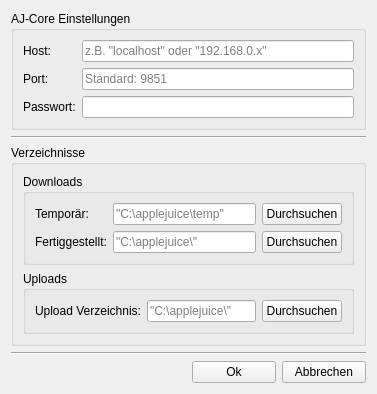
<?xml version="1.0" encoding="UTF-8"?>
<ui version="4.0">
 <class>Settings_Widget</class>
 <widget class="QWidget" name="Settings_Widget">
  <property name="geometry">
   <rect>
    <x>0</x>
    <y>0</y>
    <width>377</width>
    <height>359</height>
   </rect>
  </property>
  <property name="windowTitle">
   <string>Form</string>
  </property>
  <layout class="QGridLayout" name="gridLayout">
   <item row="1" column="0" colspan="4">
    <widget class="Line" name="line">
     <property name="orientation">
      <enum>Qt::Horizontal</enum>
     </property>
    </widget>
   </item>
   <item row="0" column="0" colspan="4">
    <widget class="QGroupBox" name="groupBox_4">
     <property name="title">
      <string>AJ-Core Einstellungen</string>
     </property>
     <layout class="QFormLayout" name="formLayout_3">
      <item row="1" column="0">
       <widget class="QLabel" name="host_lbl">
        <property name="text">
         <string>Host:</string>
        </property>
        <property name="buddy">
         <cstring>host_le</cstring>
        </property>
       </widget>
      </item>
      <item row="1" column="1">
       <widget class="QLineEdit" name="host_le">
        <property name="placeholderText">
         <string>z.B. &quot;localhost&quot; oder &quot;192.168.0.x&quot;</string>
        </property>
       </widget>
      </item>
      <item row="2" column="0">
       <widget class="QLabel" name="port_lbl">
        <property name="text">
         <string>Port:</string>
        </property>
        <property name="buddy">
         <cstring>port_le</cstring>
        </property>
       </widget>
      </item>
      <item row="2" column="1">
       <widget class="QLineEdit" name="port_le">
        <property name="placeholderText">
         <string>Standard: 9851</string>
        </property>
       </widget>
      </item>
      <item row="3" column="0">
       <widget class="QLabel" name="pwd_lbl">
        <property name="text">
         <string>Passwort:</string>
        </property>
        <property name="buddy">
         <cstring>pwd_le</cstring>
        </property>
       </widget>
      </item>
      <item row="3" column="1">
       <widget class="QLineEdit" name="pwd_le">
        <property name="echoMode">
         <enum>QLineEdit::PasswordEchoOnEdit</enum>
        </property>
       </widget>
      </item>
     </layout>
    </widget>
   </item>
   <item row="5" column="3">
    <widget class="QPushButton" name="cancel_btn">
     <property name="text">
      <string>Abbrechen</string>
     </property>
    </widget>
   </item>
   <item row="5" column="2">
    <widget class="QPushButton" name="ok_btn">
     <property name="text">
      <string>Ok</string>
     </property>
    </widget>
   </item>
   <item row="5" column="0" colspan="2">
    <spacer name="horizontalSpacer">
     <property name="orientation">
      <enum>Qt::Horizontal</enum>
     </property>
     <property name="sizeHint" stdset="0">
      <size>
       <width>40</width>
       <height>20</height>
      </size>
     </property>
    </spacer>
   </item>
   <item row="3" column="0" colspan="4">
    <widget class="QGroupBox" name="groupBox_2">
     <property name="title">
      <string>Verzeichnisse</string>
     </property>
     <layout class="QVBoxLayout" name="verticalLayout">
      <item>
       <widget class="QGroupBox" name="groupBox">
        <property name="title">
         <string>Downloads</string>
        </property>
        <layout class="QGridLayout" name="gridLayout_2">
         <item row="1" column="1">
          <widget class="QLineEdit" name="finished_down_le">
           <property name="placeholderText">
            <string>&quot;C:\applejuice\&quot;</string>
           </property>
          </widget>
         </item>
         <item row="1" column="2">
          <widget class="QPushButton" name="browse_finish_btn">
           <property name="text">
            <string>Durchsuchen</string>
           </property>
          </widget>
         </item>
         <item row="0" column="1">
          <widget class="QLineEdit" name="temp_down_le">
           <property name="placeholderText">
            <string>&quot;C:\applejuice\temp&quot;</string>
           </property>
          </widget>
         </item>
         <item row="1" column="0">
          <widget class="QLabel" name="finished_down_lbl">
           <property name="text">
            <string>Fertiggestellt:</string>
           </property>
           <property name="buddy">
            <cstring>finished_down_le</cstring>
           </property>
          </widget>
         </item>
         <item row="0" column="2">
          <widget class="QPushButton" name="browse_temp_btn">
           <property name="text">
            <string>Durchsuchen</string>
           </property>
          </widget>
         </item>
         <item row="0" column="0">
          <widget class="QLabel" name="temp_down_lbl">
           <property name="text">
            <string>Temporär:</string>
           </property>
           <property name="buddy">
            <cstring>temp_down_le</cstring>
           </property>
          </widget>
         </item>
        </layout>
       </widget>
      </item>
      <item>
       <widget class="QGroupBox" name="groupBox_3">
        <property name="title">
         <string>Uploads</string>
        </property>
        <layout class="QGridLayout" name="gridLayout_3">
         <item row="0" column="0">
          <widget class="QLabel" name="upload_lbl">
           <property name="text">
            <string>Upload Verzeichnis:</string>
           </property>
           <property name="buddy">
            <cstring>upload_le</cstring>
           </property>
          </widget>
         </item>
         <item row="0" column="1">
          <widget class="QLineEdit" name="upload_le">
           <property name="placeholderText">
            <string>&quot;C:\applejuice\&quot;</string>
           </property>
          </widget>
         </item>
         <item row="0" column="2">
          <widget class="QPushButton" name="browse_upload_btn">
           <property name="text">
            <string>Durchsuchen</string>
           </property>
          </widget>
         </item>
        </layout>
       </widget>
      </item>
     </layout>
    </widget>
   </item>
   <item row="4" column="0" colspan="4">
    <widget class="Line" name="line_2">
     <property name="orientation">
      <enum>Qt::Horizontal</enum>
     </property>
    </widget>
   </item>
  </layout>
 </widget>
 <tabstops>
  <tabstop>host_le</tabstop>
  <tabstop>port_le</tabstop>
  <tabstop>pwd_le</tabstop>
  <tabstop>temp_down_le</tabstop>
  <tabstop>browse_temp_btn</tabstop>
  <tabstop>finished_down_le</tabstop>
  <tabstop>browse_finish_btn</tabstop>
  <tabstop>upload_le</tabstop>
  <tabstop>ok_btn</tabstop>
  <tabstop>cancel_btn</tabstop>
 </tabstops>
 <resources/>
 <connections/>
</ui>
